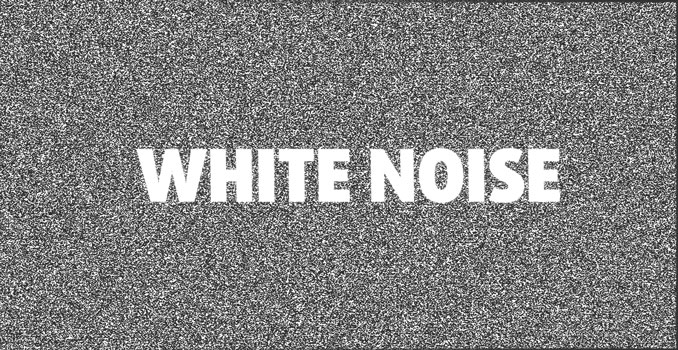
#> input picture python/assets/images/white_noise.jpg, 678 x 350 px
$ python opening.py
#> lines starting #> are read from the running program, lines starting #| are printed output that depends on the picture
import cv2
import numpy as np
from matplotlib import pyplot as plt

"""
    OPENING = ERODE + DILATE
    USEFUL WHEN YOU NEED TO REMOVE WHITE NOISE
"""


"""
    This function read an image
"""
def readi(path, typer = "color"):
#> called with path = '../../assets/images/white_noise.jpg', typer = 'gray'
    if typer == "color":
        return cv2.imread(path, 1)
    elif typer == "gray":
        return cv2.imread(path, 0)
#> returned value is the input picture: shape (350, 678); min 6, max 255, mean 130.2


def opening(img):
    kernel = np.ones((5,5),np.uint8)
    result = img
    for i in range(0, 10):
        result = cv2.morphologyEx(result, cv2.MORPH_OPEN, kernel)
#> this loop made 10 passes
#> pass 1, in opening, `result = cv2.morphologyEx(result, cv2.MORPH_OPEN, kernel)`:
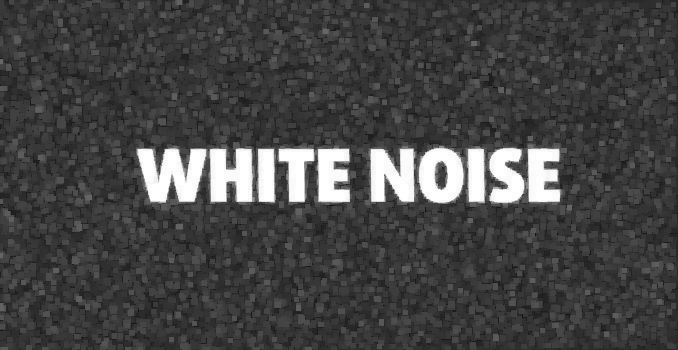
#> result: shape (350, 678); min 6, max 255, mean 68.8
    plt.subplot(1,2,1), plt.imshow(img, cmap="gray"), plt.title("Real Image")
    plt.subplot(1,2,2), plt.imshow(result, cmap="gray"), plt.title("Opening Image")
    plt.show()
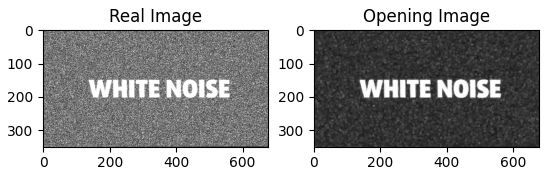
#> figure drawn by matplotlib, 2 panels


if __name__ == "__main__":
    img = readi("../../assets/images/white_noise.jpg", "gray")
    opening(img)
